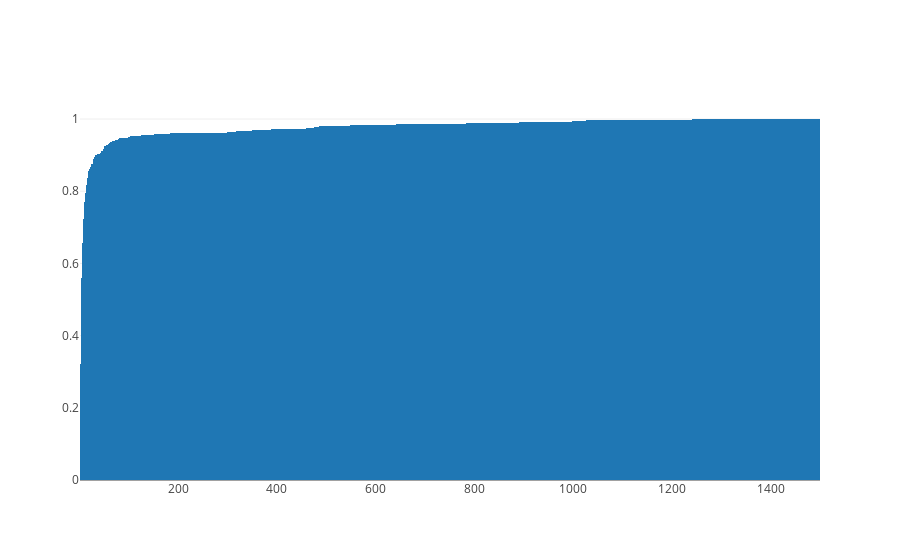

Notebook cell for this chart:
### Code cell
#CUMMULATIVE HISTOGRAM 400
label=1500
x=resultsRL_cs[str(label)]
data = [go.Histogram(x=x,
                     xbins=dict(
        start=0,
        end=label,
        size=1.
    ),
                     histnorm='probability',
                     cumulative=dict(enabled=True))]

iplot(data, filename='cumulative histogram')

bins = np.arange(0,label)
values, base = np.histogram(resultsRL_cs[str(label)], bins=bins, density=1)
for i in range(1,label):
    S=np.sum(values[:i])
    print S
    if S>0.8:
        print 'i!=',i
        size[str(label)]=i
        break

### Figure 1 — Plotly figure (JSON) as saved in the notebook; plotly's stock layout.template omitted (floating-point values rounded to 4 significant figures; data arrays with more than 128 entries replaced by an {"elided": "..."} marker saying what was removed)
{"data": [{"cumulative": {"enabled": true}, "histnorm": "probability", "type": "histogram", "x": {"elided": "500 int values"}, "xbins": {"end": 1500, "size": 1, "start": 0}}], "layout": {}}
